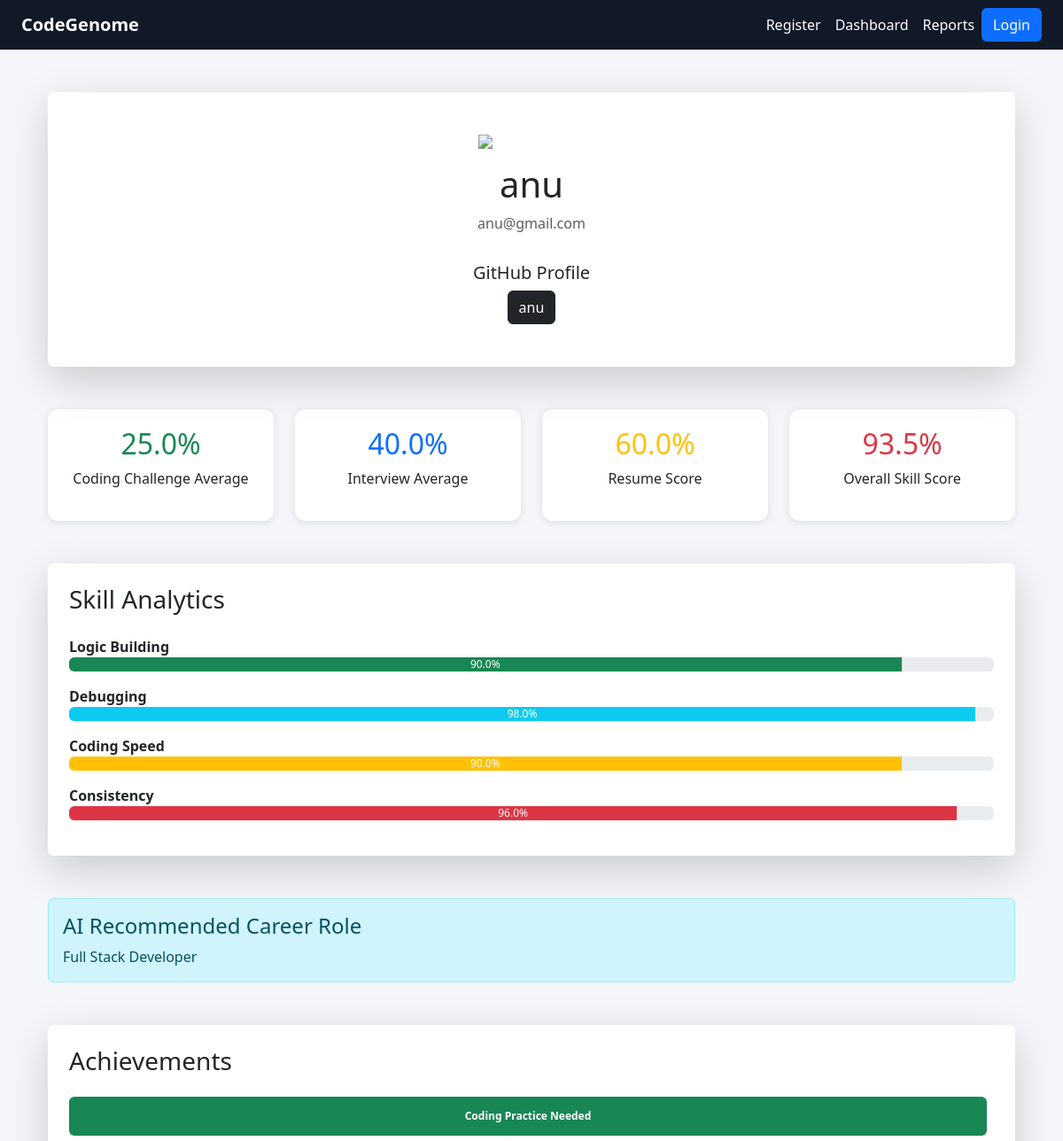
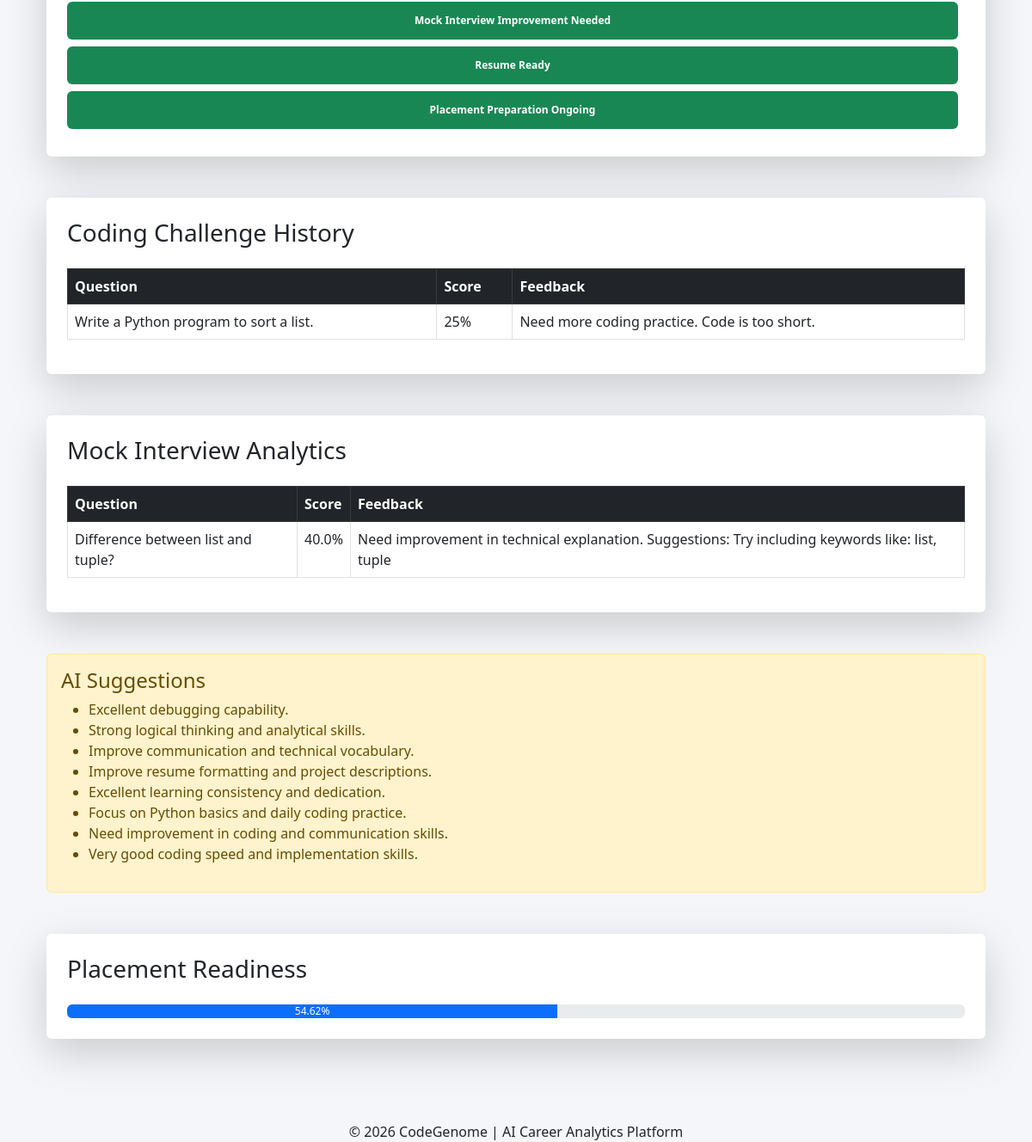
Before: /portfolio/4/ with the older database file (2 pictures, top to bottom).
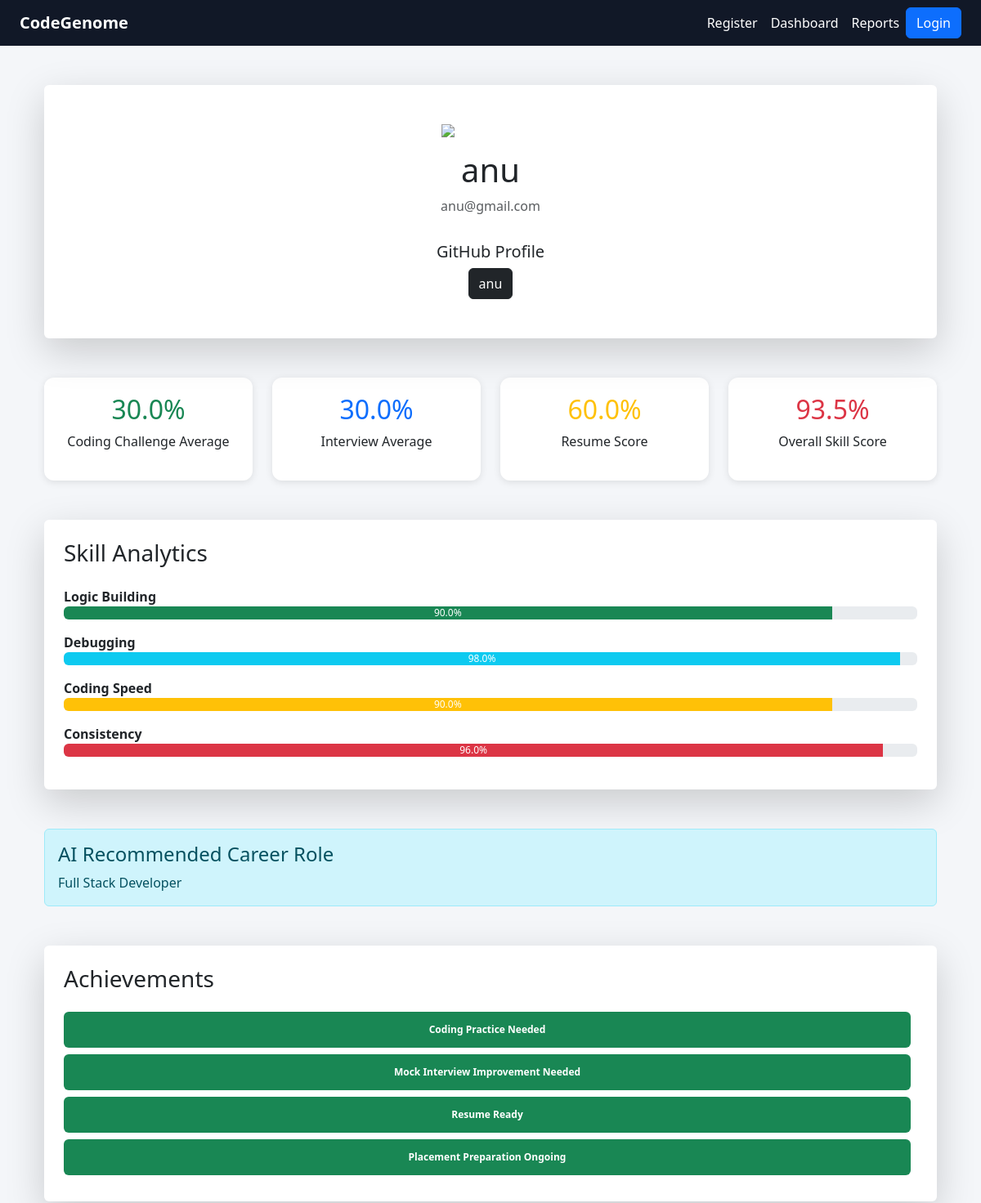
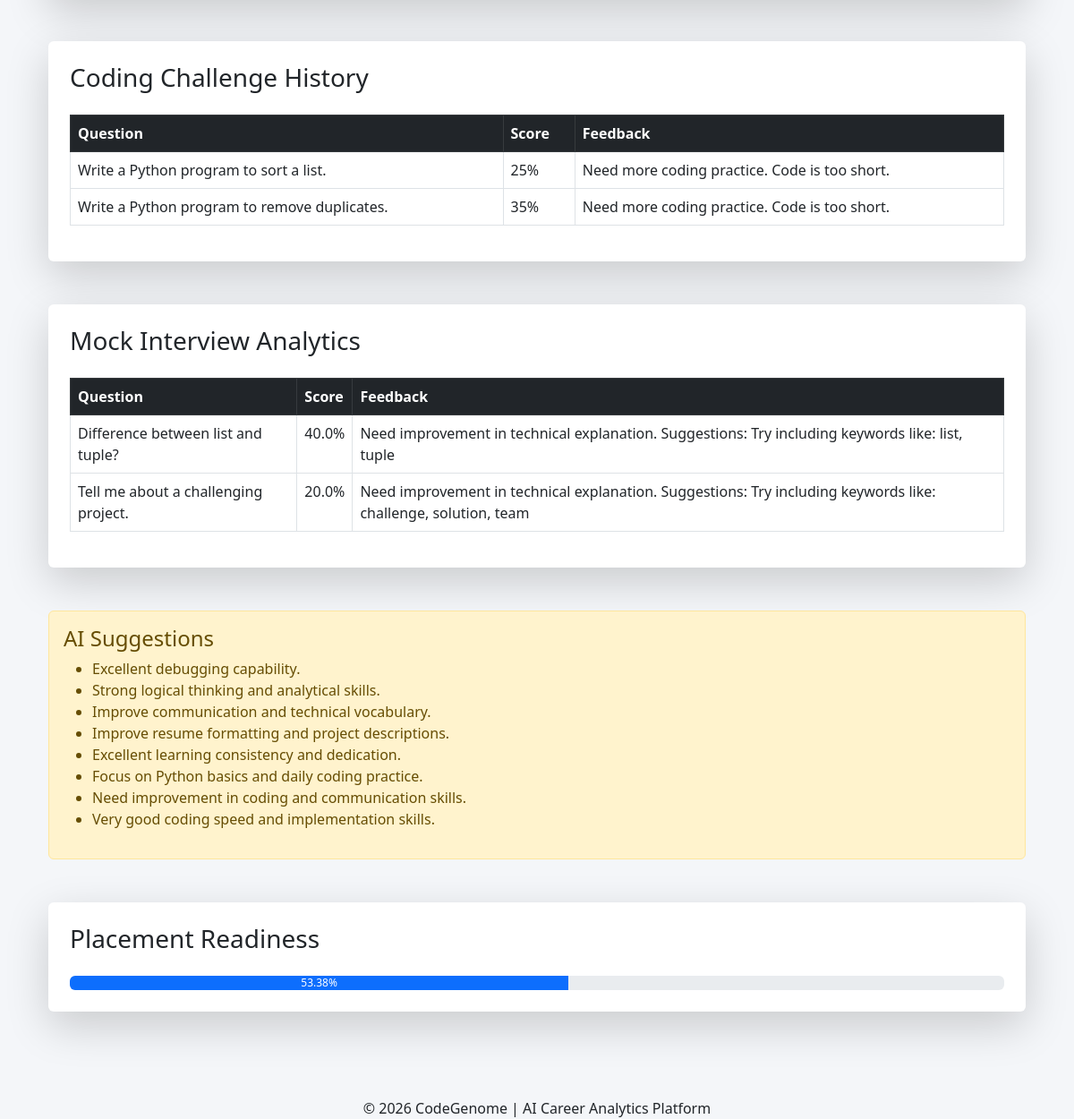
After: the same page with the newer database file (2 pictures, top to bottom).
### analyzer/models.py (models this page shows, shortened)
class CodingChallenge(models.Model):
    student = models.ForeignKey(
        Student,
        on_delete=models.CASCADE
    )
    question = models.TextField()
    answer = models.TextField()
    score = models.IntegerField()
    feedback = models.TextField()
    created_at = models.DateTimeField(
        auto_now_add=True
    )

class MockInterview(models.Model):
    student = models.ForeignKey(
        Student,
        on_delete=models.CASCADE
    )
    question = models.TextField( blank=True,
    null=True)
    answer = models.TextField()
    score = models.FloatField(default=0)
    feedback = models.TextField()
    created_at = models.DateTimeField(
        auto_now_add=True
    )

### analyzer/views.py (the view)
# urls.py: path('portfolio/<int:student_id>/',views.portfolio,name='portfolio'),
def portfolio(request, student_id):
    student = Student.objects.get(
        id=student_id
    )
    skill_report = SkillReport.objects.filter(
        student=student
    ).first()
    resume = Resume.objects.filter(
        student=student
    ).first()
    coding_challenges = CodingChallenge.objects.filter(
        student=student
    )
    mock_interviews = MockInterview.objects.filter(
        student=student
    )
    coding_avg = 0
    if coding_challenges.exists():
        coding_avg = round(
            sum(
                challenge.score
                for challenge in coding_challenges
            ) / coding_challenges.count(),
            2
        )
    interview_avg = 0
    if mock_interviews.exists():
        interview_avg = round(
            sum(
                interview.score
                for interview in mock_interviews
            ) / mock_interviews.count(),
            2
        )
    overall_skill_score = 0
    if skill_report:
        overall_skill_score = (
            skill_report.overall_score
        )
    resume_score = 0
    if resume:
        resume_score = (
            resume.resume_score
        )
    scores = []
    if coding_avg > 0:
        scores.append(coding_avg)
    if interview_avg > 0:
        scores.append(interview_avg)
    if resume_score > 0:
        scores.append(resume_score)
    if overall_skill_score > 0:
        scores.append(overall_skill_score)
    if len(scores) > 0:
        readiness = round(
            sum(scores) / len(scores),
            2
        )
    else:
        readiness = 0
    career_role = "Software Engineer"
    if skill_report:
        if (
            skill_report.logic_score >= 80
            and
            skill_report.debugging_score >= 75
        ):
            career_role = (
                "Full Stack Developer"
            )
        elif (
            skill_report.debugging_score >= 80
        ):
            career_role = (
                "Backend Developer"
            )
        elif (
            skill_report.speed_score >= 75
        ):
            career_role = (
                "Frontend Developer"
            )
        elif (
            skill_report.logic_score >= 70
        ):
            career_role = (
                "Python Developer"
            )
    skills = []
    if skill_report:
        if skill_report.logic_score >= 70:
            skills.append(
                "Problem Solving"
            )
        if skill_report.debugging_score >= 70:
            skills.append(
                "Debugging"
            )
        if skill_report.speed_score >= 70:
            skills.append(
                "Fast Coding"
            )
        if skill_report.consistency_score >= 70:
            skills.append(
                "Consistency"
            )
    achievements = []
    if coding_challenges.exists():
        if coding_avg >= 80:
            achievements.append(
                "Top Coding Performer"
            )
        elif coding_avg >= 50:
            achievements.append(
                "Good Coding Skills"
            )
        else:
            achievements.append(
                "Coding Practice Needed"
            )
    else:
        achievements.append(
            "Coding Challenge Not Completed"
        )
    if mock_interviews.exists():
        if interview_avg >= 80:
            achievements.append(
                "Interview Expert"
            )
        elif interview_avg >= 50:
            achievements.append(
                "Good Communication Skills"
            )
        else:
            achievements.append(
                "Mock Interview Improvement Needed"
            )
    else:
        achievements.append(
            "Mock Interview Not Completed"
        )
    if resume:
        if resume_score >= 80:
            achievements.append(
                "Professional Resume"
            )
        elif resume_score >= 50:
            achievements.append(
                "Resume Ready"
            )
        else:
            achievements.append(
                "Resume Needs Improvement"
            )
    else:
        achievements.append(
            "Resume Not Uploaded"
        )
    if readiness >= 90:
        achievements.append(
            "Placement Ready"
        )
    elif readiness >= 75:
        achievements.append(
            "Almost Placement Ready"
        )
    elif readiness >= 50:
        achievements.append(
            "Placement Preparation Ongoing"
        )
    else:
        achievements.append(
            "Learning Stage"
        )
    suggestions = []
    if coding_challenges.exists():
        if coding_avg >= 90:
            suggestions.append(
                "Outstanding coding performance with strong logic."
            )
        elif coding_avg >= 75:
            suggestions.append(
                "Good coding skills. Practice advanced DSA problems."
            )
        elif coding_avg >= 60:
            suggestions.append(
                "Average coding performance. Improve optimization techniques."
            )
        else:
            suggestions.append(
                "Focus on Python basics and daily coding practice."
            )
    else:
        suggestions.append(
            "Complete coding challenges to analyze coding skills."
        )
    if mock_interviews.exists():
        if interview_avg >= 90:
            suggestions.append(
                "Excellent interview communication and confidence."
            )
        elif interview_avg >= 75:
            suggestions.append(
                "Good interview skills. Improve real-time examples."
            )
        elif interview_avg >= 60:
            suggestions.append(
                "Average interview performance. Practice technical explanations."
            )
        else:
            suggestions.append(
                "Improve communication and technical vocabulary."
            )
    else:
        suggestions.append(
            "Complete mock interviews to analyze communication skills."
        )
    if resume:
        if resume_score >= 90:
            suggestions.append(
                "Professional resume with strong industry readiness."
            )
        elif resume_score >= 75:
            suggestions.append(
                "Good resume. Add more projects and certifications."
            )
        elif resume_score >= 60:
            suggestions.append(
                "Improve resume formatting and project descriptions."
            )
        else:
            suggestions.append(
                "Add GitHub projects and internships to improve resume."
            )
    else:
        suggestions.append(
            "Upload resume for resume analysis."
        )
    if skill_report:
        if skill_report.logic_score >= 85:
            suggestions.append(
                "Strong logical thinking and analytical skills."
            )
        elif skill_report.logic_score >= 60:
            suggestions.append(
                "Good logical skills. Practice advanced problem solving."
            )
        else:
            suggestions.append(
                "Practice aptitude and logical coding exercises."
            )
        if skill_report.debugging_score >= 85:
            suggestions.append(
                "Excellent debugging capability."
            )
        elif skill_report.debugging_score >= 60:
            suggestions.append(
                "Good debugging skills with real-time applications."
            )
        else:
            suggestions.append(
                "Practice debugging real-world applications."
            )
        if skill_report.speed_score >= 85:
            suggestions.append(
                "Very good coding speed and implementation skills."
            )
        elif skill_report.speed_score >= 60:
            suggestions.append(
                "Good coding speed. Practice timed challenges."
            )
        else:
            suggestions.append(
                "Improve coding speed using coding contests."
            )
        if skill_report.consistency_score >= 85:
            suggestions.append(
                "Excellent learning consistency and dedication."
            )
        elif skill_report.consistency_score >= 60:
            suggestions.append(
                "Good consistency in coding practice."
            )
        else:
            suggestions.append(
                "Maintain a daily coding schedule."
            )
    else:
        suggestions.append(
            "Complete skill assessment for technical analysis."
        )
    if readiness >= 90:
        suggestions.append(
            "Highly placement ready for top product companies."
        )
    elif readiness >= 75:
        suggestions.append(
            "Good placement readiness. Focus on interview preparation."
        )
    elif readiness >= 60:
        suggestions.append(
            "Placement readiness is moderate. Improve weak areas."
        )
    else:
        suggestions.append(
            "Need improvement in coding and communication skills."
        )
    suggestions = list(set(suggestions))
    context = {
        'student': student,
        'skill_report': skill_report,
        'resume': resume,
        'coding_avg': coding_avg,
        'interview_avg': interview_avg,
        'overall_skill_score': overall_skill_score,
        'resume_score': resume_score,
        'readiness': readiness,
        'career_role': career_role,
        'skills': skills,
        'achievements': achievements,
        'suggestions': suggestions,
        'coding_challenges': coding_challenges,
        'mock_interviews': mock_interviews
    }
    return render(
        request,
        'analyzer/portfolio.html',
        context
    )

### analyzer/templates/analyzer/portfolio.html (shortened to what the changed rows need)
{% extends 'analyzer/base.html' %}
{% block content %}
<div class="container mt-5">
    <div class="card shadow-lg border-0 p-5 text-center">
        <h1>
            {{ student.name }}
        </h1>
    </div>
    <div class="row mt-5">
        {% if coding_avg > 0 %}
        <div class="col-md-3">
            <div class="card-box text-center">
                <h2 class="text-success">
                    {{ coding_avg }}%
                </h2>
                <p>
                    Coding Challenge Average
                </p>
            </div>
        </div>
        {% endif %}
        {% if interview_avg > 0 %}
        <div class="col-md-3">
            <div class="card-box text-center">
                <h2 class="text-primary">
                    {{ interview_avg }}%
                </h2>
                <p>
                    Interview Average
                </p>
            </div>
        </div>
        {% endif %}
        {% if resume %}
        <div class="col-md-3">
            <div class="card-box text-center">
                <h2 class="text-warning">
                    {{ resume.resume_score }}%
                </h2>
            </div>
        </div>
        {% endif %}
        {% if skill_report %}
        <div class="col-md-3">
            <div class="card-box text-center">
                <h2 class="text-danger">
                    {{ skill_report.overall_score }}%
                </h2>
            </div>
        </div>
        {% endif %}
    </div>
    <div class="card shadow-lg border-0 p-4 mt-5">
        <h3 class="mb-4">
            Achievements
        </h3>
        {% if achievements %}
            {% for achievement in achievements %}
                <span class="badge bg-success p-3 me-2 mb-2">
                    {{ achievement }}
                </span>
            {% endfor %}
        {% else %}
            <div class="alert alert-warning">
                No achievements yet.
            </div>
        {% endif %}
    </div>
    <div class="card shadow-lg border-0 p-4 mt-5">
        {% if coding_challenges %}
        <table class="table table-bordered table-hover">
            <tr class="table-dark">
                <th>
                    Question
                </th>
                <th>
                    Score
                </th>
                <th>
                    Feedback
                </th>
            </tr>
            {% for challenge in coding_challenges %}
            <tr>
                <td>
                    {{ challenge.question }}
                </td>
                <td>
                    {{ challenge.score }}%
                </td>
                <td>
                    {{ challenge.feedback }}
                </td>
            </tr>
            {% endfor %}
        </table>
        {% else %}
        <div class="alert alert-warning">
            No coding challenges completed yet.
        </div>
        {% endif %}
    </div>
<div class="card shadow-lg border-0 p-4 mt-5">
    {% if mock_interviews.exists %}
    <table class="table table-bordered table-hover">
        <tr class="table-dark">
            <th>
                Question
            </th>
            <th>
                Score
            </th>
            <th>
                Feedback
            </th>
        </tr>
        {% for interview in mock_interviews %}
        <tr>
            <td>
                {{ interview.question }}
            </td>
            <td>
                {{ interview.score }}%
            </td>
            <td>
                {{ interview.feedback }}
            </td>
        </tr>
        {% endfor %}
    </table>
    {% else %}
    <div class="alert alert-warning">
        No mock interviews completed yet.
    </div>
    {% endif %}
</div>
    <div class="alert alert-warning mt-5">
        {% if suggestions %}
        <ul>
            {% for suggestion in suggestions %}
            <li>
                {{ suggestion }}
            </li>
            {% endfor %}
        </ul>
        {% else %}
        <p>
            Keep improving your technical skills.
        </p>
        {% endif %}
    </div>
    <div class="card shadow-lg border-0 p-4 mt-5 mb-5">
        <div class="progress">
            <div class="progress-bar bg-primary"
                 style="width: {{ readiness }}%;">
                {{ readiness }}%
            </div>
        </div>
    </div>
</div>
{% endblock %}

Changed rows visible on the page:
added CodingChallenge: question "Write a Python program to remove duplicates.", score "35", feedback "Need more coding practice. Code is too short."
added MockInterview: question "Tell me about a challenging project.", score "20.0", feedback "Need improvement in technical explanation. Suggestions: Try including keywords like: challenge, solution, team"
Other visible differences:
{{ coding_avg }}: "25.0" → "30.0"
{{ interview_avg }}: "40.0" → "30.0"
{{ readiness }}: 54.62 → 53.38 (drawn)
{{ readiness }}: "54.62" → "53.38"
